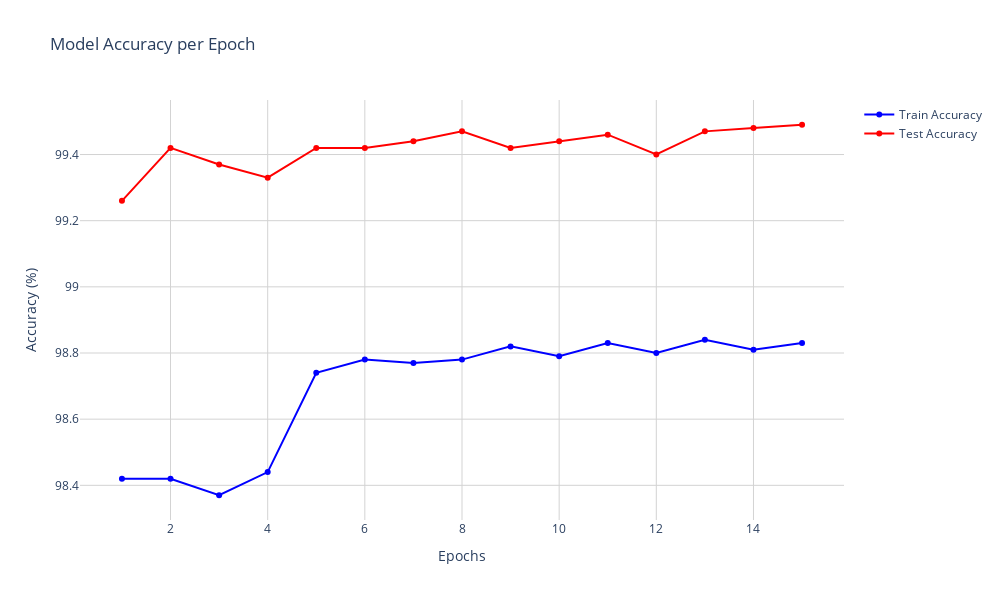

Write notebook code for a chart like this one.
### Markdown cell above
## Plots

### Code cell
import plotly.graph_objects as go
from plotly.subplots import make_subplots
# Calculate epoch-level training accuracy
train_acc_epoch = [98.42,	98.42,	98.37,	98.44,	98.74,	98.78,	98.77,	98.78,	98.82,
                   98.79,	98.83,	98.80,	98.84,	98.81,	98.83]
# for i in range(0, len(train_acc), len(train_loader)):
#    train_acc_epoch.append(train_acc[i])
# Create figure
fig = go.Figure()
# Add traces for training and test accuracy
fig.add_trace(
   go.Scatter(
       x=list(range(1, params.num_epochs + 1)),
       y=train_acc_epoch,
       mode='lines+markers',
       name='Train Accuracy',
       line=dict(color='blue')
   )
)
fig.add_trace(
   go.Scatter(
       x=list(range(1, params.num_epochs + 1)),
       y=test_acc,
       mode='lines+markers',
       name='Test Accuracy',
       line=dict(color='red')
   )
)
# Update layout
fig.update_layout(
   title='Model Accuracy per Epoch',
   xaxis_title='Epochs',
   yaxis_title='Accuracy (%)',
   hovermode='x unified',
   template='plotly_white',
   width=1000,
   height=600
)
# Add grid
fig.update_xaxes(showgrid=True, gridwidth=1, gridcolor='LightGray')
fig.update_yaxes(showgrid=True, gridwidth=1, gridcolor='LightGray')
fig.show()

### Figure 1 — Plotly figure (JSON) as saved in the notebook; plotly's stock layout.template omitted (floating-point values rounded to 4 significant figures)
{"data": [{"line": {"color": "blue"}, "mode": "lines+markers", "name": "Train Accuracy", "type": "scatter", "x": [1, 2, 3, 4, 5, 6, 7, 8, 9, 10, 11, 12, 13, 14, 15], "y": [98.42, 98.42, 98.37, 98.44, 98.74, 98.78, 98.77, 98.78, 98.82, 98.79, 98.83, 98.8, 98.84, 98.81, 98.83]}, {"line": {"color": "red"}, "mode": "lines+markers", "name": "Test Accuracy", "type": "scatter", "x": [1, 2, 3, 4, 5, 6, 7, 8, 9, 10, 11, 12, 13, 14, 15], "y": [99.26, 99.42, 99.37, 99.33, 99.42, 99.42, 99.44, 99.47, 99.42, 99.44, 99.46, 99.4, 99.47, 99.48, 99.49]}], "layout": {"height": 600, "hovermode": "x unified", "title": {"text": "Model Accuracy per Epoch"}, "width": 1000, "xaxis": {"gridcolor": "LightGray", "gridwidth": 1, "showgrid": true, "title": {"text": "Epochs"}}, "yaxis": {"gridcolor": "LightGray", "gridwidth": 1, "showgrid": true, "title": {"text": "Accuracy (%)"}}}}
